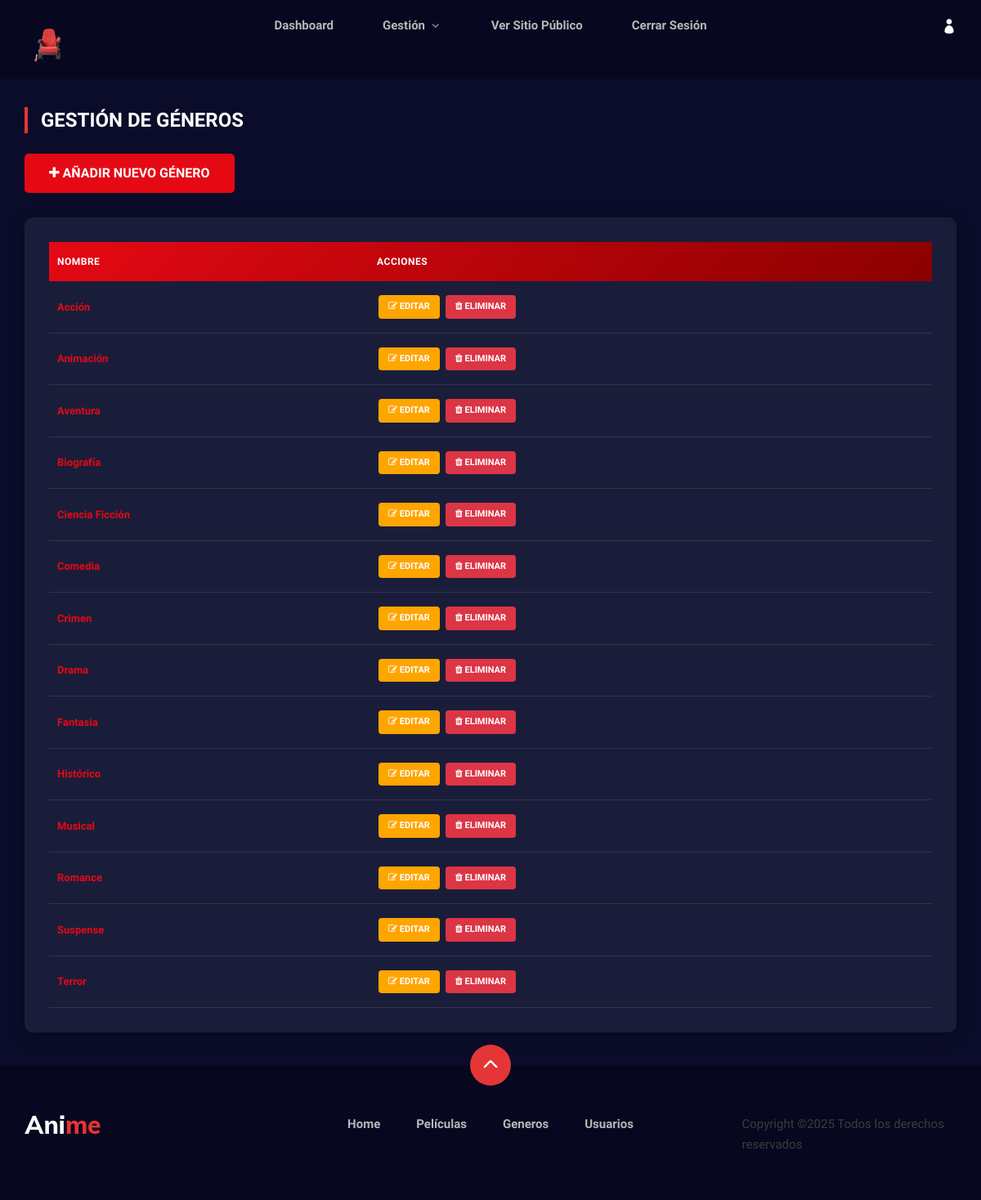
/admin/generos.php (signed in), run on an earlier commit of the app's database.
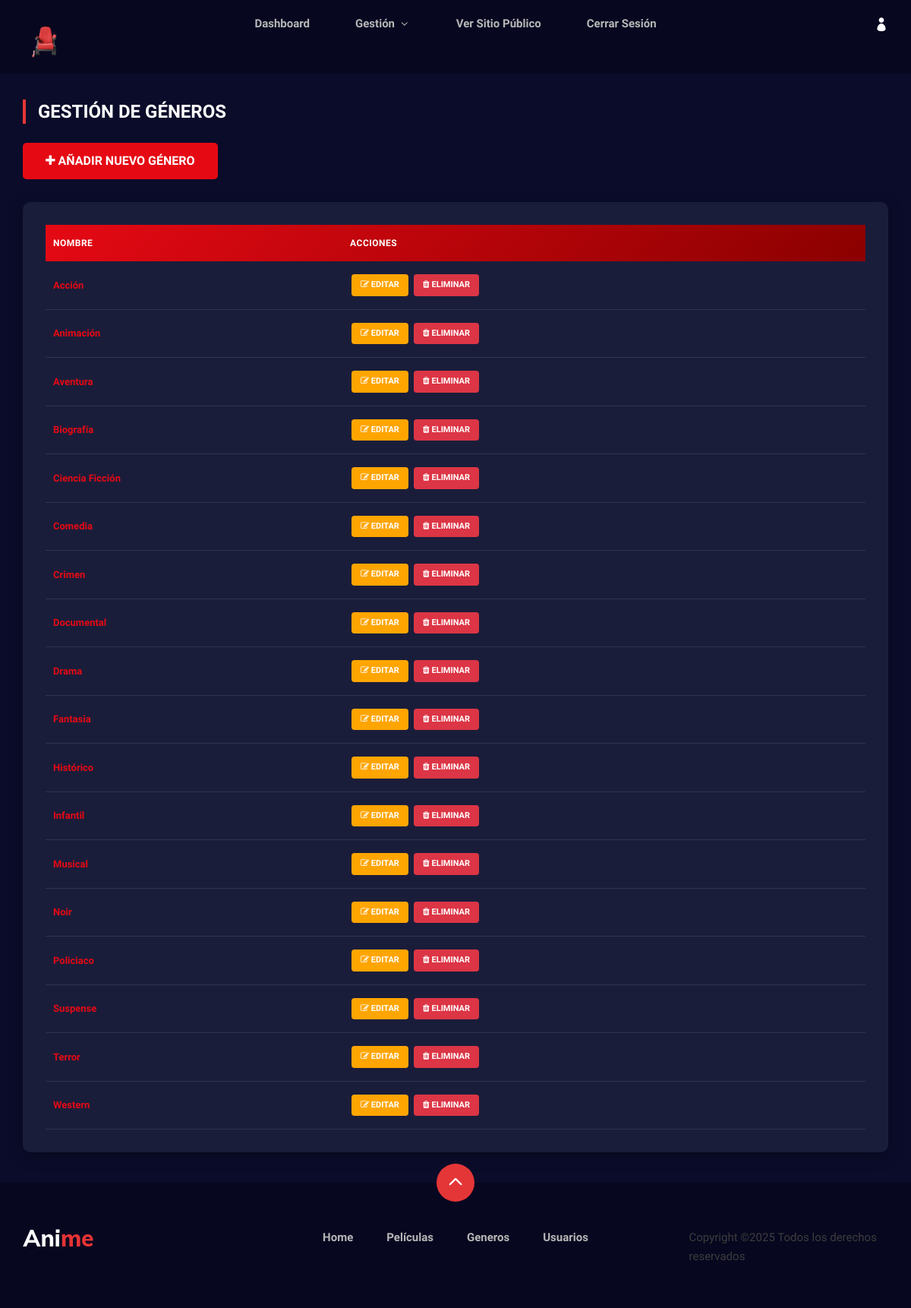
And on a later commit of the database.
### tables this page shows
CREATE TABLE `generos` (
  `id` int NOT NULL,
  `nombre` varchar(50) NOT NULL
);

### admin/includes/crudGeneros.php (called while the page is built, shortened)
<?php
class Generos
{
    public function getAll()
    {
        $db = new Connection();
        $conn = $db->getConnection();
        $sql = "SELECT * FROM generos ORDER BY nombre ASC";
        $result = $conn->query($sql);
        return $result ? $result->fetch_all(MYSQLI_ASSOC) : [];
    }
}
?>

### admin/generos.php (the view, shortened to what this page needs)
<?php
require_once "./includes/crudGeneros.php";
$generosObj = new Generos();
$listaGeneros = $generosObj->getAll();
$accion = $_GET['accion'] ?? null;
?>
<!DOCTYPE html>
<html lang="es">
<head>
    <link rel="stylesheet" href="../anime-main/css/bootstrap.min.css" type="text/css">
    <link rel="stylesheet" href="../anime-main/css/font-awesome.min.css" type="text/css">
    <link rel="stylesheet" href="../anime-main/css/elegant-icons.css" type="text/css">
    <link rel="stylesheet" href="../anime-main/css/plyr.css" type="text/css">
    <link rel="stylesheet" href="../anime-main/css/nice-select.css" type="text/css">
    <link rel="stylesheet" href="../anime-main/css/owl.carousel.min.css" type="text/css">
    <link rel="stylesheet" href="../anime-main/css/slicknav.min.css" type="text/css">
    <link rel="stylesheet" href="../anime-main/css/style.css" type="text/css">
</head>
<body>
    <?php include("./menu_privado.php"); ?>
    <section class="admin-container">
        <div class="container">
            <div class="row">
                <div class="col-lg-12">
                    <div class="section-title">
                        <h4>Gestión de Géneros</h4>
                    </div>
                    <?php if ($accion !== "crear" && $accion !== "editar"): ?>
                        <a href="generos.php?accion=crear" class="btn-add-genero">
                            <i class="fa fa-plus"></i> Añadir Nuevo Género
                        </a>
                        <div class="genero-table-wrapper">
                            <table class="genero-table">
                                <thead>
                                    <tr>
                                        <th>Nombre</th>
                                        <th>Acciones</th>
                                    </tr>
                                </thead>
                                <tbody>
                                    <?php foreach($listaGeneros as $genero): ?>
                                    <tr>
                                        <td><?= htmlspecialchars($genero['nombre'] ?? '') ?></td>
                                        <td style="white-space: nowrap;">
                                            <a href="generos.php?accion=editar&id=<?= $genero['id'] ?>" class="btn-action btn-edit">
                                                <i class="fa fa-edit"></i> Editar
                                            </a>
                                            <a href="generos.php?accion=eliminar&id=<?= $genero['id'] ?>"
                                               class="btn-action btn-delete"
                                               onclick="return confirm('¿Estás seguro de eliminar este género?')">
                                                <i class="fa fa-trash"></i> Eliminar
                                            </a>
                                        </td>
                                    </tr>
                                    <?php endforeach; ?>
                                </tbody>
                            </table>
                        </div>
                    <?php endif; ?>
                </div>
            </div>
        </div>
    </section>
    <?php include("./footer_privado.php"); ?>
</body>
</html>

What changed in the data, as far as the page shows it:
removed generos: nombre "Romance"
added generos: nombre "Documental"
added generos: nombre "Infantil"
added generos: nombre "Noir"
added generos: nombre "Policiaco"
added generos: nombre "Western"
